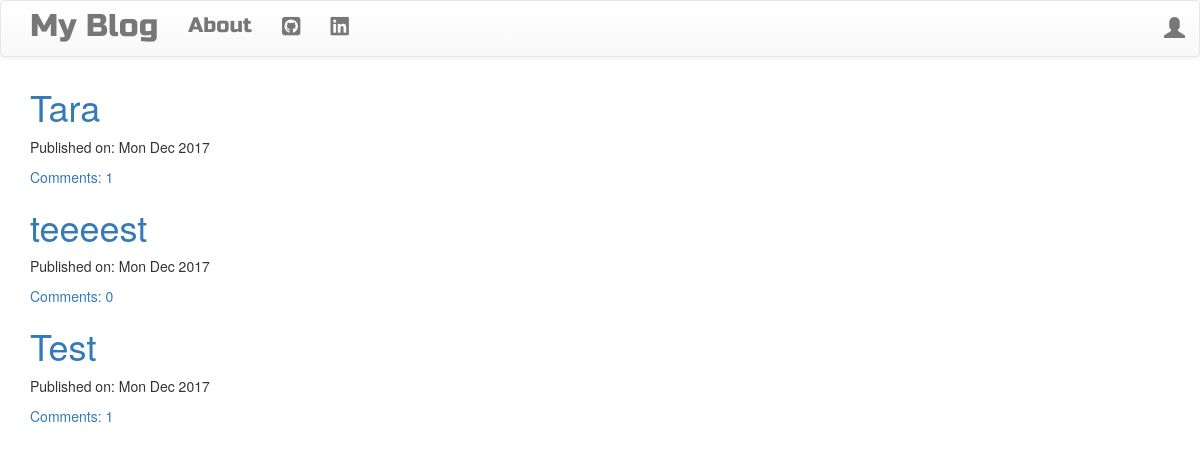
Before: / with the older database file.
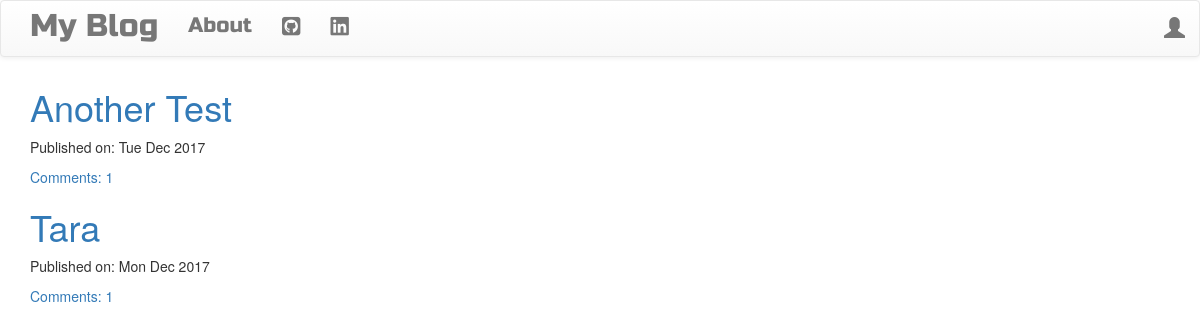
After: the same page with the newer database file.
### blog/models.py (models this page shows, shortened)
class Post(models.Model):
  author = models.ForeignKey('auth.User',on_delete=models.CASCADE,)
  title = models.CharField(max_length=200)
  text = models.TextField()
  created_date = models.DateTimeField(default=timezone.now)
  published_date = models.DateTimeField(blank=True,null=True)
  def approve_comments(self):
    return self.comments.filter(approved_comment=True)

### blog/views.py (the view)
# urls.py: url(r'^$',views.PostListView.as_view(),name='post_list'),
class PostListView(ListView):
  model = Post
  def get_queryset(self):
    return Post.objects.filter(published_date__lte=timezone.now()).order_by('-published_date')

### blog/templates/blog/post_list.html
{% extends 'blog/base.html' %}
{% block content %}
  <div class="centerstage loader">
    {% for post in post_list %}
      <div class="post">
        <h1><a href="{% url 'post_detail' pk=post.pk %}">{{ post.title }}</a></h1>
        <div class="date">
          <p>Published on: {{ post.published_date|date:'D M Y' }}</p>
        </div>
        <a href="{% url 'post_detail' pk=post.pk %}">Comments: {{ post.approve_comments.count }}</a>
      </div>
    {% endfor %}
  </div>
{% endblock %}

Changed rows visible on the page:
removed Post: title "teeeest", published_date "Mon Dec 2017", approve_comments.count "0"
removed Post: title "Test", published_date "Mon Dec 2017", approve_comments.count "1"
added Post: title "Another Test", published_date "Tue Dec 2017", approve_comments.count "1"
